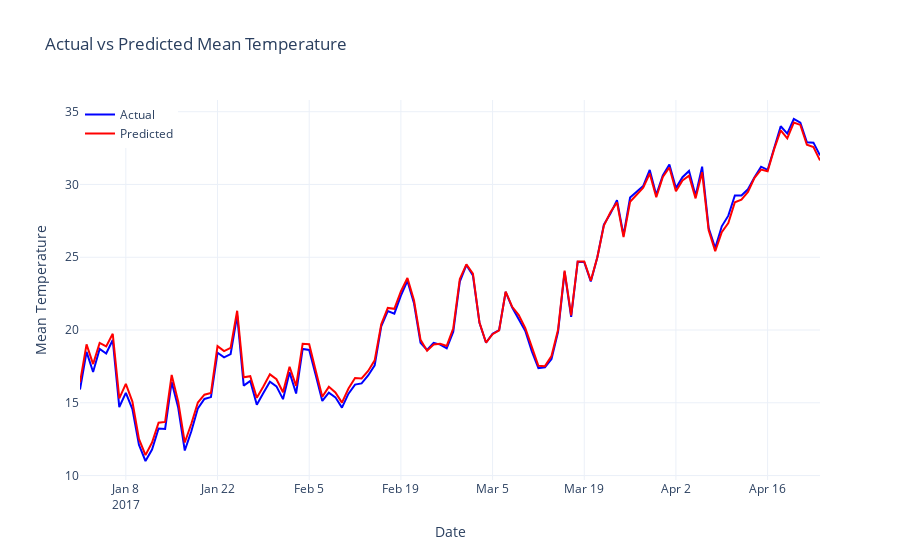

Notebook source saved alongside this figure:
### Code cell
# Creating Plotly graph
fig = make_subplots(specs=[[{"secondary_y": False}]])

# Add actual temperature trace
fig.add_trace(
    go.Scatter(x=test_predict_df['date'], y=test_predict_df["meantemp"], mode='lines', name='Actual', line=dict(color='blue')),
)

# Add predicted temperature trace
fig.add_trace(
    go.Scatter(x=test_predict_df['date'], y=test_predict_df["predicted_mean_temp"], mode='lines', name='Predicted', line=dict(color='red')),
)

# Update layout
fig.update_layout(
    title="Actual vs Predicted Mean Temperature",
    xaxis_title="Date",
    yaxis_title="Mean Temperature",
    legend=dict(x=0, y=1),
    template="plotly_white",
)
fig.show()
